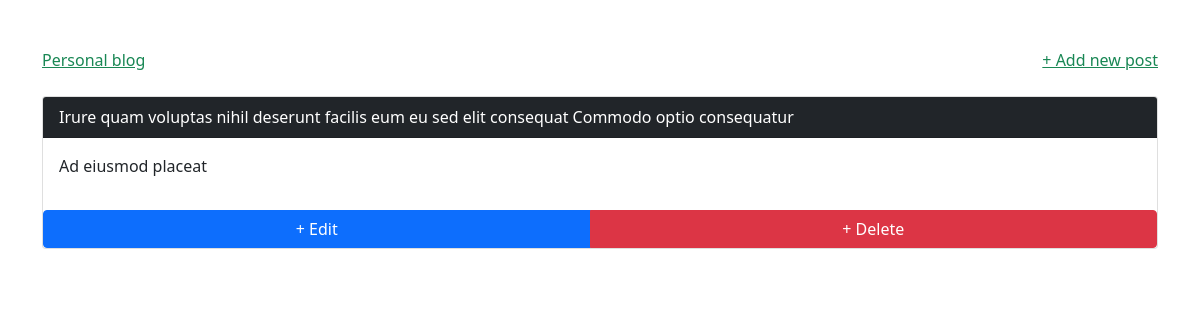
The app's page /post/2/ with its own data.
### blog/models.py (models this page shows, shortened)
class Post(models.Model):
    title = models.CharField(max_length=200)
    author = models.ForeignKey(
        'auth.User',
        on_delete=models.CASCADE,
    )
    body = models.TextField()

### blog/views.py (the view)
# urls.py: path('post/<int:pk>/', BlogDetailView.as_view(), name='post_detail'),
class BlogDetailView(DetailView):
    model = Post
    template_name = 'post_detail.html'

### templates/post_detail.html
{% extends 'base.html' %}
{% block content %}
    <div class="card">
        <div class="card-header bg-dark text-white">{{ post.title }}</div>
        <div class="card-body">
            <p>{{ post.body }}</p>
        </div>
        <div class="btn-group">
            <a href="{% url 'post_edit' post.pk %}" class="btn btn-primary">+ Edit</a>
            <a href="{% url 'post_delete' post.pk %}" class="btn btn-danger">+ Delete</a>
        </div>
    </div>
{% endblock content %}

### records on screen
Post: title "Irure quam voluptas nihil deserunt facilis eum eu sed elit consequat Commodo optio consequatur", body "Ad eiusmod placeat"
